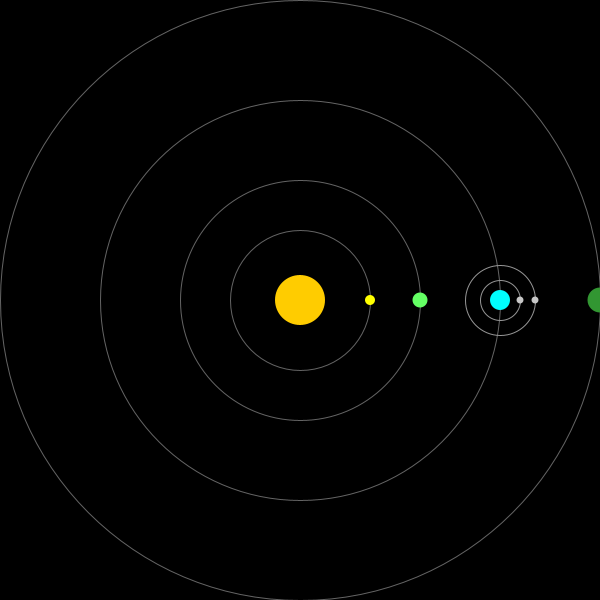
Frame 1 (no input)
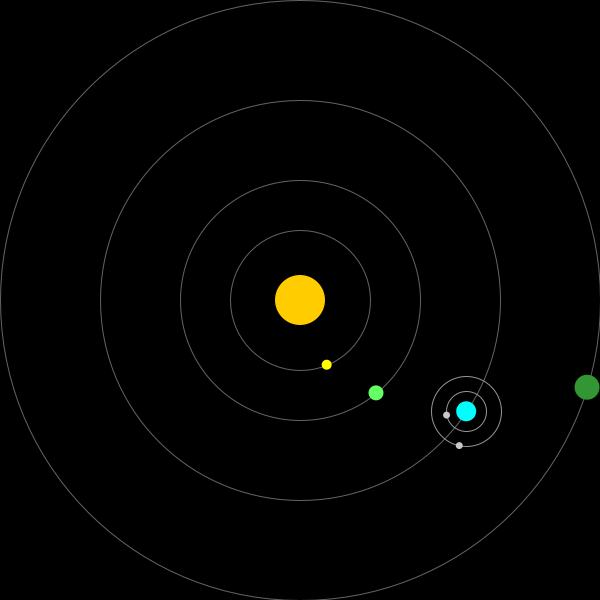
Frame 60 (the mouse pressed at the canvas centre just before this capture)
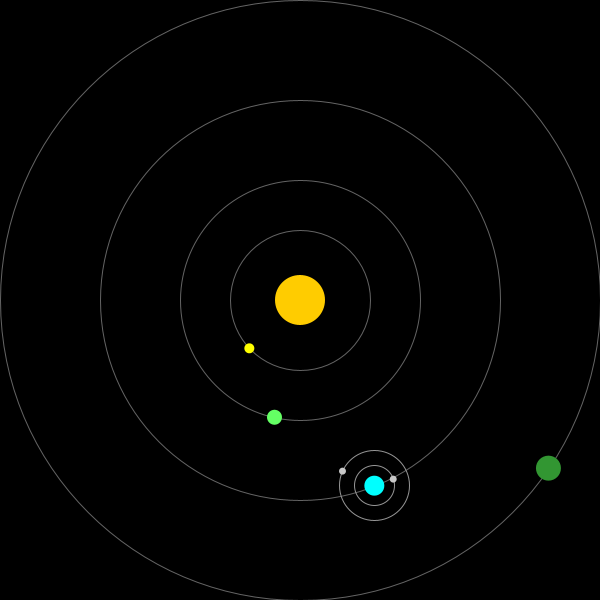
Frame 120 (the mouse held since frame 60 and released just before this capture)

The Processing sketch that drew these frames (run headless with seeded random() and noise(); from frame 60 on, the mouse is pressed at the canvas centre):

// Processing sketch: Practica_5_2
// ── Practica_5_2.pde
int numPlanetas = 4;
float[] distancias;  // Distancias de los planetas al "sol"
float[] velocidades; // Velocidades orbitales
float[] angulos;     // Ángulos actuales de los planetas
float[] radios;      // Tamaños de los planetas
color[] colores;     // Colores de los planetas

// Variables específicas para las lunas
float[] distanciasLunas = {20, 35}; // Distancias de las lunas al planeta
float[] velocidadesLunas = {0.05, 0.03}; // Velocidades orbitales de las lunas
float[] angulosLunas; // Ángulos actuales de las lunas

void setup() {
  size(600, 600);
  distancias = new float[] {70, 120, 200, 300};  // Distancias al "sol"
  velocidades = new float[] {0.02, 0.015, 0.01, 0.005}; // Velocidades orbitales
  angulos = new float[numPlanetas];
  radios = new float[] {10, 15, 20, 25}; // Tamaños de los planetas
  colores = new color[] {
    color(255, 255, 0), // Amarillo
    color(100, 255, 100), // Verde claro
    color(0, 255, 255),   // Azul
    color(50, 150, 50)    // Verde oscuro
  };
  angulosLunas = new float[distanciasLunas.length]; // Inicializar ángulos para las lunas
}

void draw() {
  background(0);
  
  // Dibujar el "sol"
  fill(255, 204, 0);
  noStroke();
  ellipse(width / 2, height / 2, 50, 50); // Sol en el centro

  for (int i = 0; i < numPlanetas; i++) {
    // Dibujar órbita
    noFill();
    stroke(255, 100);
    ellipse(width / 2, height / 2, distancias[i] * 2, distancias[i] * 2);

    // Calcular posición del planeta
    float x = width / 2 + cos(angulos[i]) * distancias[i];
    float y = height / 2 + sin(angulos[i]) * distancias[i];
    
    // Dibujar planeta
    fill(colores[i]);
    noStroke();
    ellipse(x, y, radios[i], radios[i]);

    // Actualizar ángulo para movimiento
    angulos[i] += velocidades[i];
    
    // Dibujar lunas si el planeta tiene
    if (i == 2) { // Por ejemplo, el tercer planeta tiene lunas
      drawLunas(x, y, distanciasLunas.length); // Dibujar lunas alrededor del planeta
    }
  }
}

// Dibujar lunas alrededor de un planeta
void drawLunas(float planetaX, float planetaY, int numLunas) {
  for (int i = 0; i < numLunas; i++) {
    // Dibujar órbita de la luna
    noFill();
    stroke(150);
    ellipse(planetaX, planetaY, distanciasLunas[i] * 2, distanciasLunas[i] * 2);
    
    // Calcular posición de la luna
    float lunaX = planetaX + cos(angulosLunas[i]) * distanciasLunas[i];
    float lunaY = planetaY + sin(angulosLunas[i]) * distanciasLunas[i];
    
    // Dibujar luna
    fill(200);
    noStroke();
    ellipse(lunaX, lunaY, 7, 7);
    
    // Actualizar ángulo para movimiento
    angulosLunas[i] += velocidadesLunas[i];
  }
}
